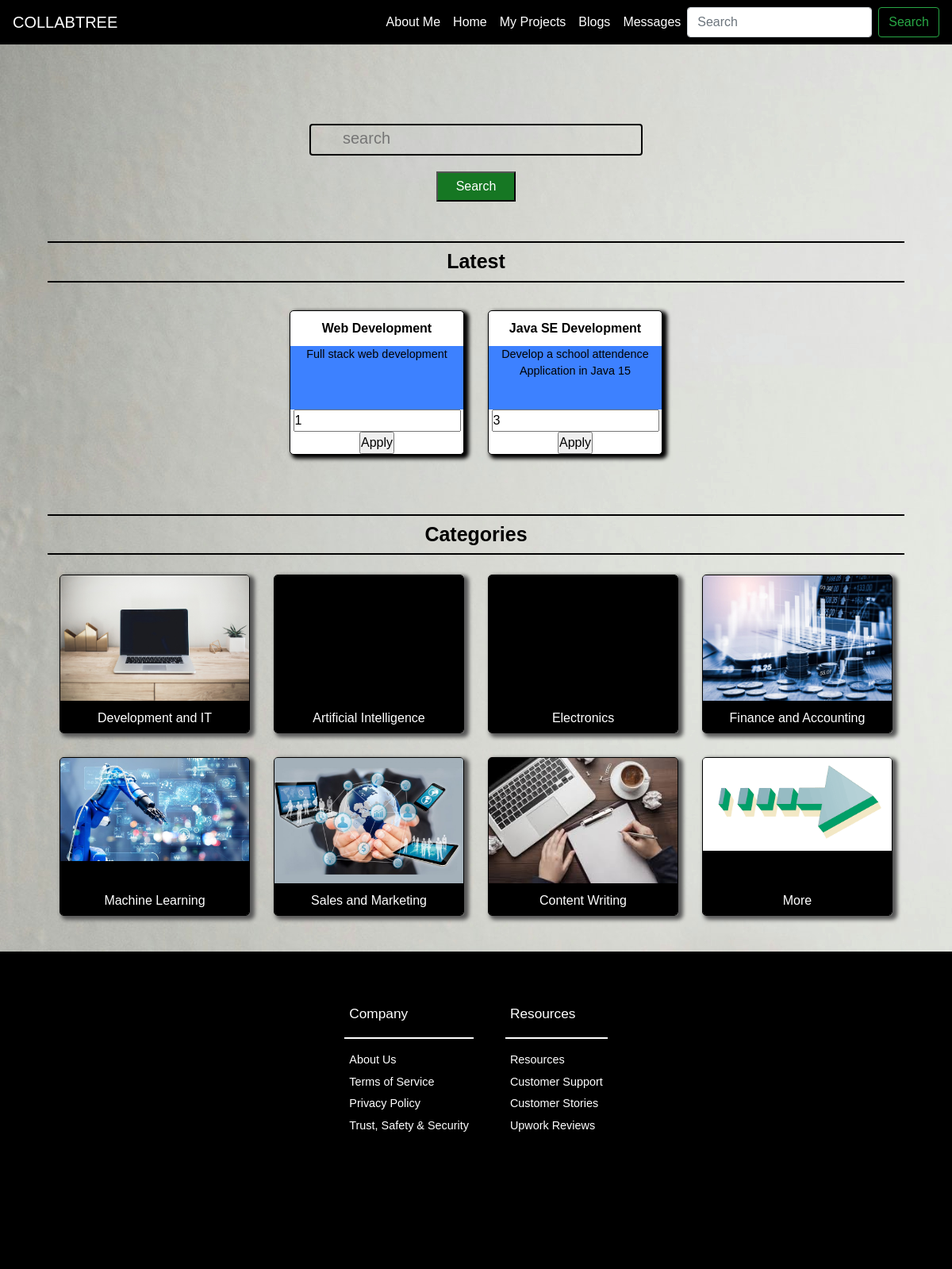
The app's page /dashboard/ (signed in), older data.
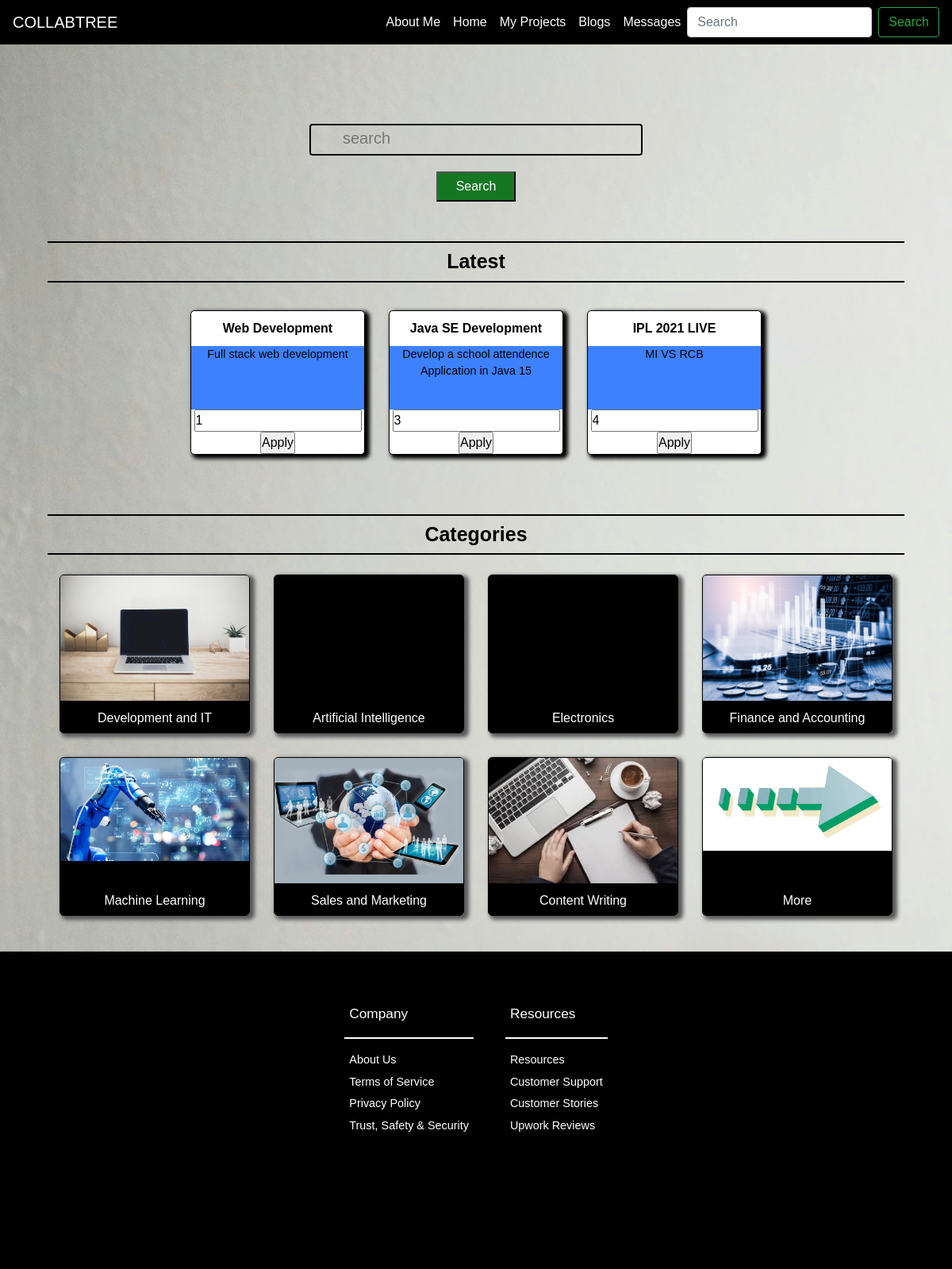
The same page, newer data.
### backend/models.py (models this page shows, shortened)
class Project(models.Model):
    title = models.CharField(max_length=200,blank=True)
    description = models.TextField(max_length=400,blank=True)
    owner = models.ForeignKey(UserAttribs, on_delete = models.CASCADE, related_name="owner")
    duration = models.IntegerField(blank=True)
    assigned_user = models.OneToOneField(UserAttribs, on_delete = models.CASCADE, related_name="assigned_user", null=True, blank=True)
    stipend = models.IntegerField(blank=True)

### backend/views.py (the view, shortened to what this page needs)
# urls.py: path('dashboard/', views.dashboard, name = 'dashboard'),
def dashboard(request):
    print(request.user.username)
    if request.user.is_authenticated:
        if request.method == "GET":
            project_objects = Project.objects.all()
            return render(request, 'After Login/home.html', {"project_objects" : project_objects })
    else:
        return HttpResponse('<h1>Please Login</h1>')

### templates/After Login/home.html (shortened to what the changed rows need)
<!DOCTYPE html>
<html lang="en">
  {% load static %}
  <head>
    <link
      href="http://netdna.bootstrapcdn.com/bootstrap/4.4.1/css/bootstrap.min.css"
      rel="stylesheet"
    />
    <link
      rel="stylesheet"
      href="https://use.fontawesome.com/releases/v5.15.2/css/all.css"
    />
    <link rel="stylesheet" href="{% static 'After Login/styles.css' %}" />
  </head>
  <body>
    <div class="container">
      {% for project in project_objects %}
      <a href="#" class="job">
        <div class="title">{{ project.title }}</div>
        <div class="desc">{{ project.description }}</div>
        <form action="" method="POST">
          <input type="text" placeholder="Enter title" name="project_title" value={{ project.id }}>
          <input type="submit" value="Apply">
        </form>
      </a>
      {% endfor %}
    </div>
  </body>
</html>

Row changes from the older to the newer data that the page shows:
added Project: title "IPL 2021 LIVE", description "MI VS RCB", project_title "4"
